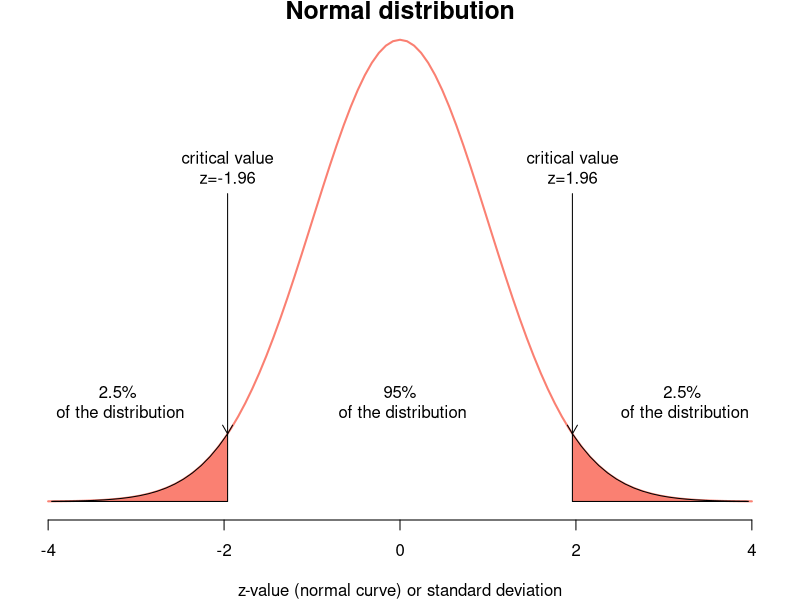
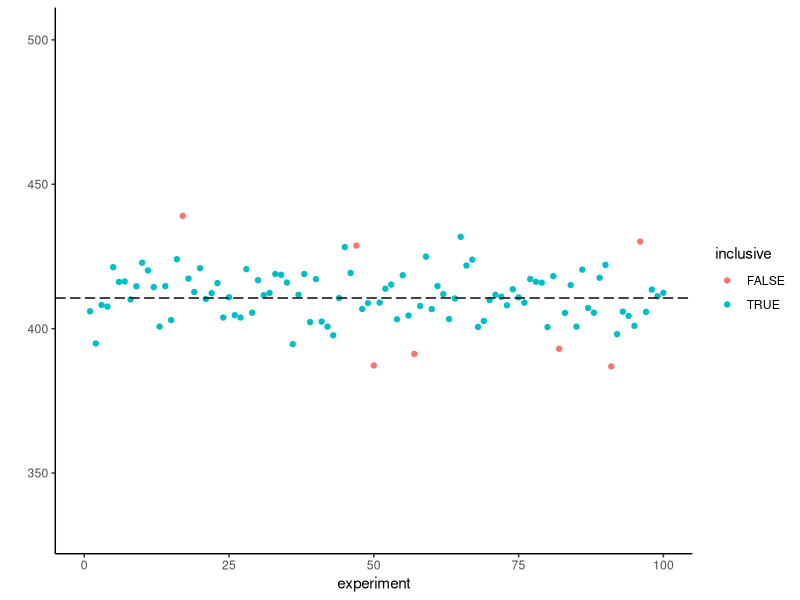
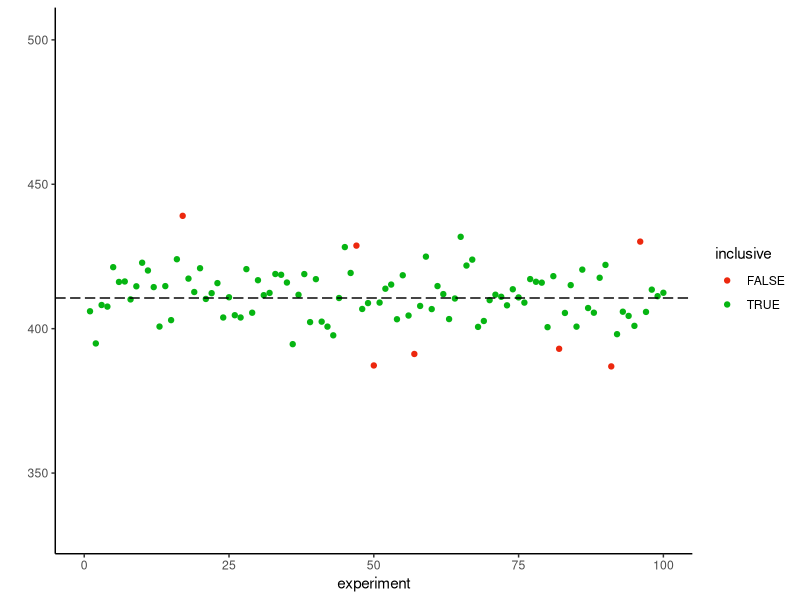
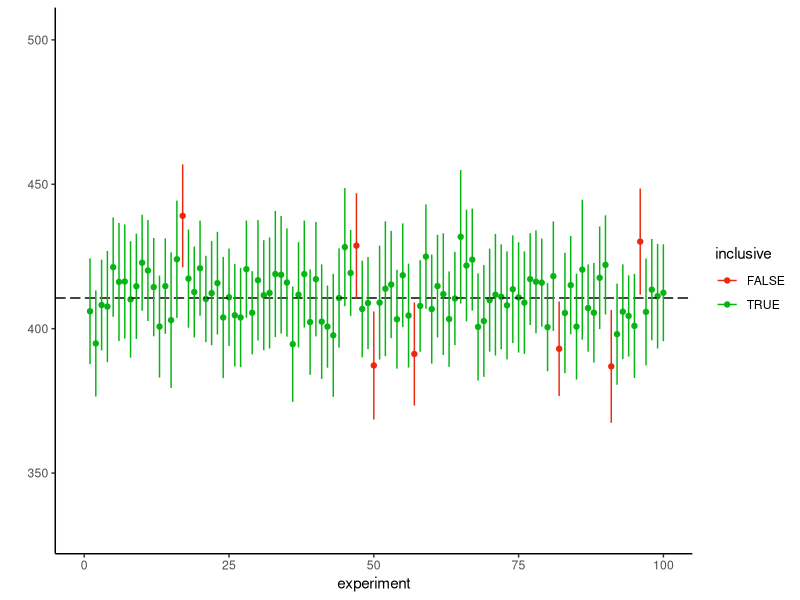
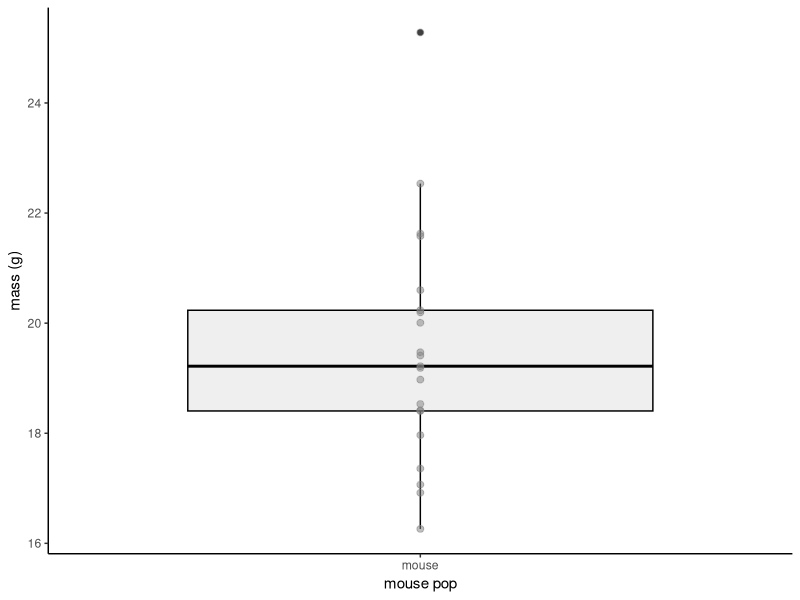
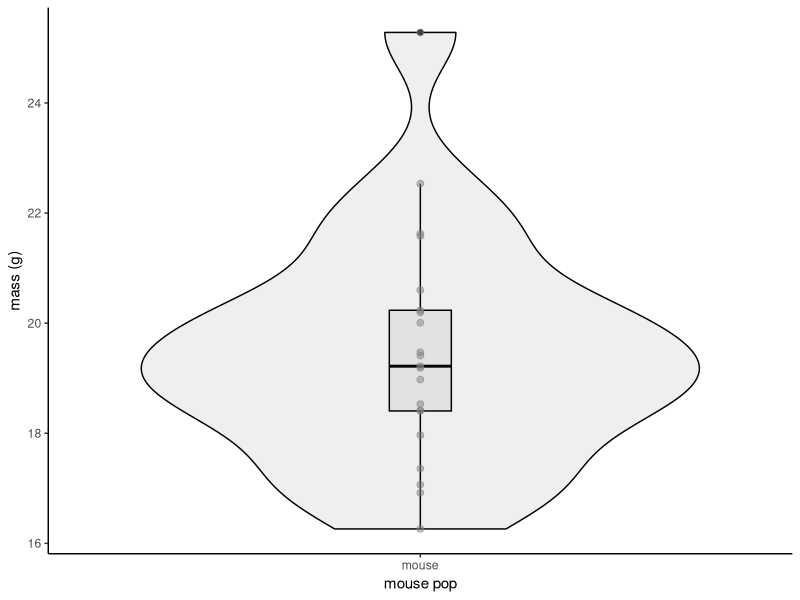
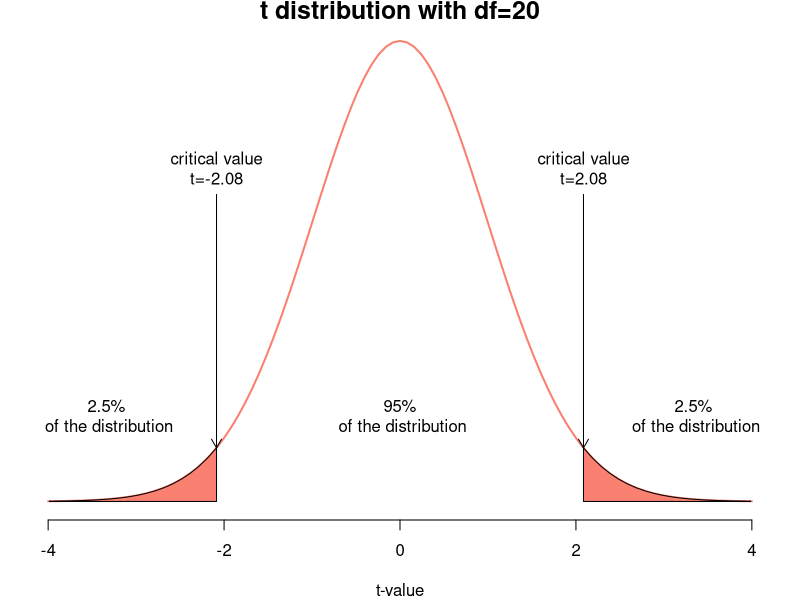
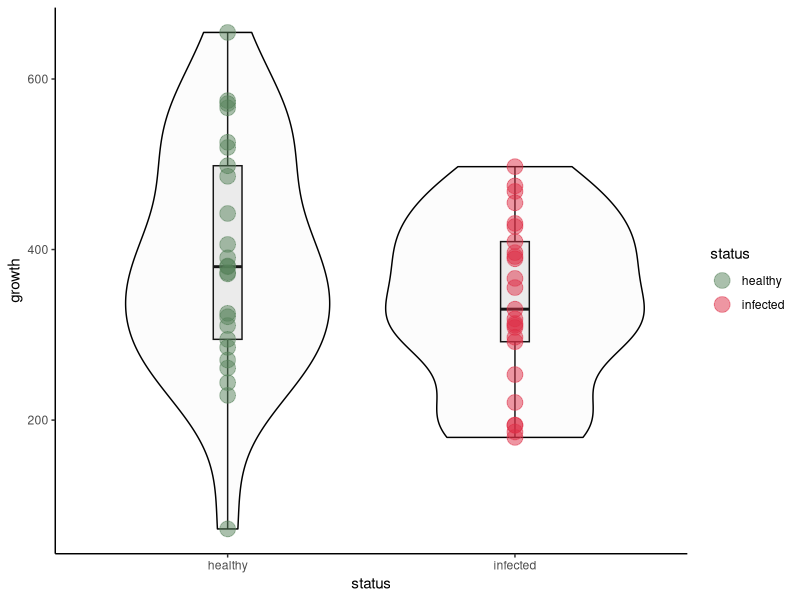

Source code (R) for these figures, in order:
## ---- chunk 1
data<-rnorm(10000, mean = 5.5, sd=0.75) #your population, 10,000 individuals total
mu<-mean(data) #real population parameter
sigma<-sd(data)
## ---- chunk 2
data<-rbinom(1000,1,0.23) #your population, 10,000 individuals tota. 
mu<-mean(data) #real population parameter
sigma<-sd(data)
## ---- chunk 3
data<-rpois(1000,40) #your population, 10,000 individuals total. 
mu<-mean(data) #real population parameter
sigma<-sd(data)
## ---- chunk 4
data<-rnorm(10000, mean = 410.5, sd=60) #your population, 10,000 individuals total
mu<-mean(data) #real population parameter
sigma<-sd(data)
## ---- chunk 5
mu
## ---- chunk 6
n<-40
sample1<-sample(data,n)
sample1_mean<-mean(sample1)
s<-sd(sample1)
## ---- chunk 7
SE1<-s/sqrt(n)
## ---- chunk 8
#| echo: false
# If you are looking at the code on quarto, this code IS NOT IMPORTANT
# for you to understand. The figure is what matters
x<-seq(-5,5,length.out=1000)
op <- par(mai=c(0.8, 0.2, 0.2, 0.2))
curve(dnorm(x), -4, 4, xlab="z-value (normal curve) or standard deviation", ylab="", yaxt="n",
      ylim=c(0,0.4),lwd=2,col="salmon",
      frame=FALSE , main="Normal distribution", cex.main=1.5)
xs1 <- seq(qnorm(.025), -4, by=-0.1)
ys1 <- dnorm(xs1)
xs2 <- seq(qnorm(.975), 4, by=0.1)
ys2 <- dnorm(xs2)
polygon(c(xs1, rev(xs1)), c(rep(0, length(xs1)), rev(ys1)), col="salmon")
polygon(c(xs2, rev(xs2)), c(rep(0, length(xs2)), rev(ys2)), col="salmon")

text(xs1[1], dnorm(0)/1.5, "critical value\nz=-1.96", pos=3)
text(xs2[1], dnorm(0)/1.5, "critical value\nz=1.96", pos=3)
arrows(xs1[1], dnorm(0)/1.5, xs1[1], ys1[1], length=0.1)
arrows(xs2[1], dnorm(0)/1.5, xs2[1], ys2[1], length=0.1)
text(xs1[1]-1.25, ys1[1]+0.005, "2.5%\n of the distribution", pos=3)
text(xs2[1]+1.25, ys1[1]+0.005, "2.5%\n of the distribution", pos=3)
text(0, ys1[1]+0.005, "95%\n of the distribution", pos=3)

par(op)
## ---- chunk 9
qnorm(0.025) #for lower CI
qnorm(0.975) #for highert CI

## ---- chunk 10
alpha<-0.05
qnorm(alpha/2)
qnorm(1-alpha/2)
## ---- chunk 11
UCI1<-sample1_mean+1.96*SE1
LCI1<-sample1_mean-1.96*SE1

## ---- chunk 12
if(mu<UCI1 & mu> LCI1){
  print(paste0("Nice! The real parameter ", mu, " is included within the confidence interval. LCI: ", LCI1," UCI: ", UCI1))
} else {print(paste0("Bummer! The real parameter ", mu, " is NOT included within the confidence interval. LCI: ", LCI1," UCI: ", UCI1))}
## ---- chunk 13
sample2<-sample(data,n)
sample2_mean<-mean(sample2)
s2<-sd(sample2)

SE2<-s2/sqrt(n)

UCI2<-sample2_mean+1.96*SE2
LCI2<-sample2_mean-1.96*SE2
if(mu<UCI2 & mu> LCI2){
  print(paste0("Nice! The real parameter ", mu, " is included within the confidence interval. LCI: ", LCI2," UCI: ", UCI2))
} else {print(paste0("Bummer! The real parameter ", mu, " is NOT included within the confidence interval. LCI: ", LCI2," UCI: ", UCI2))}
## ---- chunk 14
for (x in 1:5){
  print(x*2)
}
## ---- chunk 15
experiment<-1:100
means<-rep(NA,100) #For the means
s<-rep(NA,100) #sd
SE<-rep(NA,100) #SE
LCI<-rep(NA,100) # Lower CI
UCI<-rep(NA,100) # Upper CI
inclusive<-rep(NA,100) #is the real parameter included?
alpha<-0.05 #our alpha
lower<-qnorm(alpha/2) #lower critical value
upper<-qnorm(1-alpha/2) #upper critical value

## ---- chunk 16
for(i in 1:100){
sample<-sample(data,n)
means[i]<-mean(sample)
s[i]<-sd(sample)
SE[i]<-s[i]/sqrt(n)
LCI[i]<-means[i]+SE[i]*lower
UCI[i]<-means[i]+SE[i]*upper
if(mu<UCI[i] & mu> LCI[i]){
  inclusive[i]<-T} else{
    inclusive[i]<-F
  }
}
## ---- chunk 17
sum(inclusive)
## ---- chunk 18
df<-data.frame(experiment,means,s,SE,LCI,UCI,inclusive)
## ---- chunk 19
library(ggplot2)
## ---- chunk 20
ggplot(df, aes(x = experiment, y = means,colour=inclusive)) +
   geom_point() +
   geom_hline(yintercept = mu, color = "black", linetype = "longdash") +
   scale_y_continuous(name = "", limits = c(min(df$LCI) - min(df$LCI)/10 , max(df$UCI + max(df$UCI)/10))) +
   scale_x_continuous(limits = c(0, 100)) +
   theme_classic()

## ---- chunk 21
ggplot(df, aes(x = experiment, y = means,colour=inclusive)) +
   geom_point() +
   geom_hline(yintercept = mu, color = "black", linetype = "longdash") +
   scale_y_continuous(name = "", limits = c(min(df$LCI) - min(df$LCI)/10 , max(df$UCI + max(df$UCI)/10))) +
   scale_x_continuous(limits = c(0, 100)) +
   theme_classic()+
  scale_color_manual(values=c("#ec280e", "#06b512"))
## ---- chunk 22
ggplot(df, aes(x = experiment, y = means,colour=inclusive,ymin = LCI, ymax=UCI)) +
   geom_point() +
   geom_hline(yintercept = mu, color = "black", linetype = "longdash") +
   scale_y_continuous(name = "", limits = c(min(df$LCI) - min(df$LCI)/10 , max(df$UCI + max(df$UCI)/10))) +
   scale_x_continuous(limits = c(0, 100)) +
   theme_classic()+
  scale_color_manual(values=c("#ec280e", "#06b512"))+
  geom_errorbar(width = 0)
## ---- chunk 23
mousedata<-read.csv("mousedata.csv")
mousedata<-mousedata$x
mousedata

## ---- chunk 24
df1<-data.frame(mousedata,mouse="mouse")
ggplot(data=df1,aes(x=mouse,y=mousedata))+
  geom_boxplot(fill=gray(0.7,0.2),color="black")+
  geom_point(size=2,col=gray(0.5,0.5))+
   theme_bw() + theme(panel.border = element_blank(), panel.grid.major = element_blank(),
                     panel.grid.minor = element_blank(), axis.line = element_line(colour = "black"))+
  ylab("mass (g)")+
  xlab("mouse pop")
## ---- chunk 25
df1<-data.frame(mousedata,mouse="mouse")
ggplot(data=df1,aes(x=mouse,y=mousedata))+
  geom_violin(fill=gray(0.7,0.2),color="black")+
  geom_boxplot(fill=gray(0.7,0.2),color="black",width=0.1)+
  geom_point(size=2,col=gray(0.5,0.5))+
   theme_bw() + theme(panel.border = element_blank(), panel.grid.major = element_blank(),
                     panel.grid.minor = element_blank(), axis.line = element_line(colour = "black"))+
  ylab("mass (g)")+
  xlab("mouse pop")
## ---- chunk 26
alpha<-0.05
qt(c(alpha/2, 1-alpha/2), df=21-1)
## ---- chunk 27

op <- par(mai=c(0.8, 0.2, 0.2, 0.2))
curve(dt(x, df=99), -4, 4, xlab="t-value", ylab="", yaxt="n",
      ylim=c(0,0.4),lwd=2,col="salmon",
      frame=FALSE , main="t distribution with df=20", cex.main=1.5)
xs1 <- seq(qt(.025, df=20), -4, by=-0.1)
ys1 <- dt(xs1, df=99)
xs2 <- seq(qt(.975, df=20), 4, by=0.1)
ys2 <- dt(xs2, df=99)
polygon(c(xs1, rev(xs1)), c(rep(0, length(xs1)), rev(ys1)), col="salmon")
polygon(c(xs2, rev(xs2)), c(rep(0, length(xs2)), rev(ys2)), col="salmon")
#text(xs1[1], dt(0,18)/1.5, "t=-2.10\np=0.05", pos=3)
#text(xs2[1], dt(0,18)/1.5, "t=2.10\np=0.05", pos=3)
text(xs1[1], dt(0,99)/1.5, "critical value\nt=-2.08", pos=3)
text(xs2[1], dt(0,99)/1.5, "critical value\nt=2.08", pos=3)
arrows(xs1[1], dt(0,99)/1.5, xs1[1], ys1[1], length=0.1)
arrows(xs2[1], dt(0,99)/1.5, xs2[1], ys2[1], length=0.1)
text(xs1[1]-1.25, ys1[1]+0.005, "2.5%\n of the distribution", pos=3)
text(xs2[1]+1.25, ys1[1]+0.005, "2.5%\n of the distribution", pos=3)
text(0, ys1[1]+0.005, "95%\n of the distribution", pos=3)
#text(-3, dt(0,18), "t=-3\np=0.0038", pos=3)
#text(3, dt(0,18), "t=3\np=0.0038", pos=3)
#text(-3, dt(0,18), "t=-3", pos=3)
#text(3, dt(0,18), "t=3", pos=3)
#arrows(-3, dt(0,18), -3, dt(-3,18), length=0.1)
#arrows(3, dt(0,18), 3, dt(3,18), length=0.1)
par(op)
## ---- chunk 28
model1<-lm(mousedata~1)
summary(model1)
## ---- chunk 29
model1alternative<-lm(mousedata-20.2~1)
summary(model1alternative)
## ---- chunk 30
y_bar<-mean(mousedata)
## ---- chunk 31
se_y <- sd(mousedata)/sqrt(length(mousedata))
## ---- chunk 32
t_stat <- (y_bar - 21)/se_y
t_stat
## ---- chunk 33
alpha<-0.05
qt(c(alpha/2, 1-alpha/2), df=21-1)
## ---- chunk 34
t.test(mousedata,mu=20.2)
## ---- chunk 35
tunadata<-read.csv("tunadata.csv")
head(tunadata)
## ---- chunk 36
ggplot(data = tunadata, aes(x = status, y = growth)) + 
  geom_boxplot(fill=gray(0.7,0.25),color="black",width=0.1) +
  geom_violin(fill=gray(0.9,0.1),color="black")+
 theme_bw() + theme(panel.border = element_blank(), panel.grid.major = element_blank(),
                     panel.grid.minor = element_blank(), axis.line = element_line(colour = "black"))+
  geom_point(aes(color = status), size = 5, alpha = 0.5)+
  scale_color_manual(values=c("#57825a","#dd2e46"))
## ---- chunk 37
model2<-lm(growth~status,data=tunadata)
summary(model2)
## ---- chunk 38
plot(model2)
## ---- chunk 39
yH <- tunadata$growth[tunadata$status== 'healthy']
yI <- tunadata$growth[tunadata$status== 'infected']
## ---- chunk 40
var.test(yH,yI)
